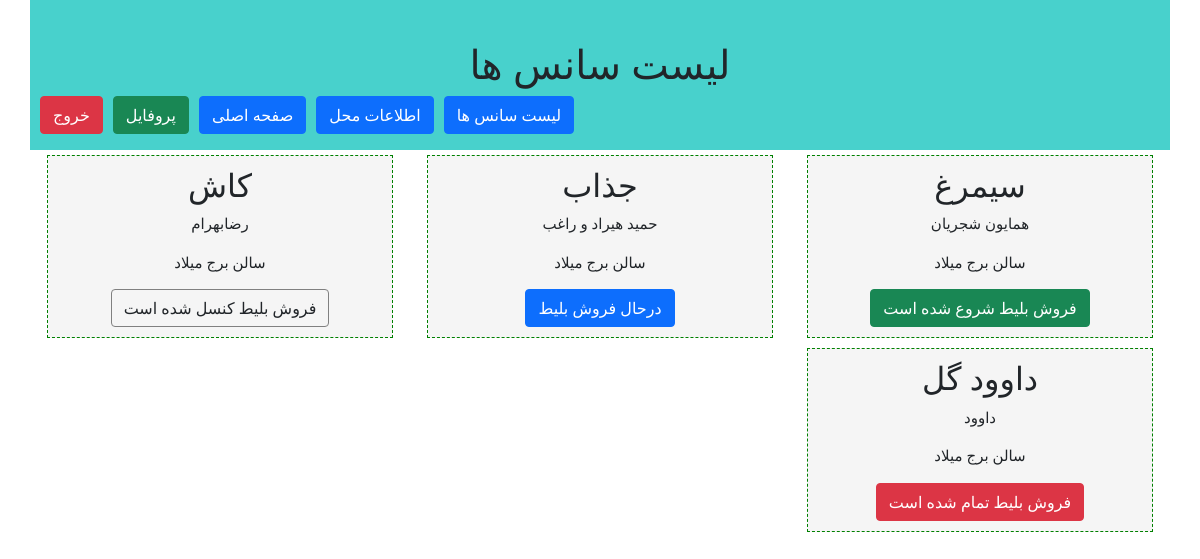
The app's page /time_list/ (signed in) with its own data.
### base/models.py (models this page shows, shortened)
class timeModel(models.Model):
    class Meta:
        verbose_name = 'زمان'
        verbose_name_plural = 'زمان ها'
    concert = models.ForeignKey("concertModel",on_delete=models.PROTECT,verbose_name='نام کنسرت')
    location = models.ForeignKey("locationModel",on_delete=models.PROTECT,verbose_name='موقعیت ')
    startdate = models.DateTimeField(verbose_name='تاریخ شروع ')
    seats = models.IntegerField(verbose_name=' صندلی باقی مانده')
    status_choices = (
        ('Start','فروش بلیط شروع شده است'),
        ('End','فروش بلیط تمام شده است'),
        ('Cancle','فروش بلیط کنسل شده است'),
        ('Sales','درحال فروش بلیط'),
    )
    status = models.CharField(choices=status_choices,max_length=200,verbose_name='وضعیت ')
    def get_jalali_date(self):
        return datetime2jalali(self.startdate)

class concertModel(models.Model):
    class Meta:
        verbose_name = 'کنسرت'
        verbose_name_plural = 'کنسرت ها'
    name = models.CharField(max_length=100,verbose_name='نام کنسرت')
    singer = models.CharField(max_length=100,verbose_name='نام خواننده')
    length = models.IntegerField(verbose_name='مدت زمان')
    poster = models.ImageField(upload_to = 'concertImages/',null=True,verbose_name='پوستر')

class locationModel(models.Model):
    class Meta:
        verbose_name = 'موقعیت'
        verbose_name_plural = 'موقعیت ها'
    name = models.CharField(max_length=100,verbose_name=' مکان')
    address = models.CharField(max_length=500,default='تهران-برج میلاد',verbose_name='آدرس')
    phone = models.CharField(max_length=11,null=True,verbose_name='تلفن')
    capacity = models.IntegerField(verbose_name='ظرفیت')

### base/views.py (the view)
# urls.py: path('time_list/',views.timeListView,name='time_list'),
@login_required
def timeListView(request):
    times = timeModel.objects.all()
    context = {
        'times':times
    }
    return render(request,'base/timeList.html',context)

### base/templates/base/timeList.html (shortened to what this page needs)
{% extends 'base/layout.html' %}
{% block titlepage %}
لیست سانس ها
{% endblock %}
{% block mainContent %}
{% if times %}
    {% for time in times %}
        <div class="col-md-4">
            <a>
                <div class="timeBox">
                    <h2>{{time.concert.name}}</h2>
                    <p>{{time.concert.singer}}</p>
                    <p>{{time.location.name}}</p>
                    <div
                    class="
                    {% if time.status == 'Start' %}
                        btn btn-success
                    {% elif time.status == 'End' %}
                        btn btn-danger
                    {% elif time.status == 'Sales' %}
                        btn btn-primary
                    {% elif time.status == 'Cancle' %}
                        btn default
                    {% endif %}
                    ">
                        {{time.get_status_display}}
                    </div>
                </div>
            </a>
        </div>
    {% endfor %}
{% endif %}
{% endblock %}

### base/static/css/style.css (style rules this page uses)
.default { border:1px solid gray }
.timeBox { margin: 5px; background-color: whitesmoke; font-size: 15px; border: 1px dashed green; padding: 10px; text-align: center; }

### records on screen
timeModel: concert.name "سیمرغ", concert.singer "همایون شجریان", location.name "سالن برج میلاد", status "فروش بلیط شروع شده است"
timeModel: concert.name "جذاب", concert.singer "حمید هیراد و راغب", location.name "سالن برج میلاد", status "درحال فروش بلیط"
timeModel: concert.name "کاش", concert.singer "رضابهرام", location.name "سالن برج میلاد", status "فروش بلیط کنسل شده است"
timeModel: concert.name "داوود گل", concert.singer "داوود", location.name "سالن برج میلاد", status "فروش بلیط تمام شده است"
